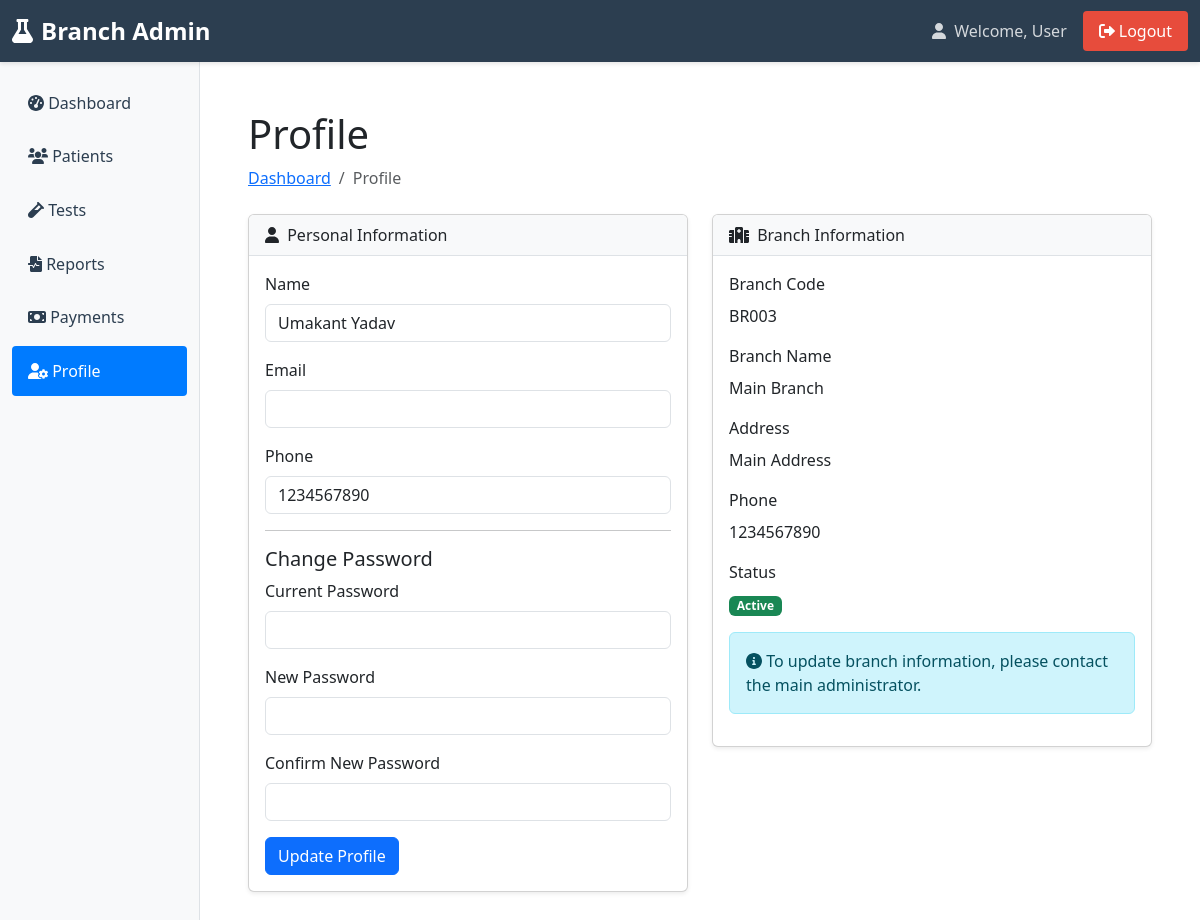
Page /branch-admin/profile.php (signed in) on the committed database.
### tables this page shows
CREATE TABLE `users` (
  `id` int(11) NOT NULL,
  `name` varchar(100) DEFAULT NULL,
  `username` varchar(50) DEFAULT NULL,
  `password` varchar(255) DEFAULT NULL,
  `phone` varchar(15) DEFAULT NULL,
  `email` varchar(100) DEFAULT NULL,
  `role` enum('admin','branch_admin','receptionist','technician') DEFAULT 'technician',
  `branch_id` int(11) DEFAULT NULL,
  `last_login` datetime DEFAULT NULL,
  `status` tinyint(4) DEFAULT 1,
  `created_at` timestamp NULL DEFAULT current_timestamp()
);

CREATE TABLE `branches` (
  `id` int(11) NOT NULL,
  `branch_code` varchar(20) DEFAULT NULL,
  `branch_name` varchar(100) DEFAULT NULL,
  `address` text DEFAULT NULL,
  `city` varchar(100) DEFAULT NULL,
  `state` varchar(100) DEFAULT NULL,
  `pincode` varchar(10) DEFAULT NULL,
  `phone` varchar(15) DEFAULT NULL,
  `email` varchar(100) DEFAULT NULL,
  `status` tinyint(4) DEFAULT 1,
  `created_at` timestamp NOT NULL DEFAULT current_timestamp()
);

### branch-admin/profile.php (the view, shortened to what this page needs)
<?php
require_once '../inc/db.php';
$branch_id = $_SESSION['branch_id'];
$admin_id = $_SESSION['user_id'];
$stmt = $conn->prepare("
    SELECT
        u.*,
        b.branch_code,
        b.branch_name,
        b.address,
        b.city,
        b.state,
        b.pincode,
        b.phone,
        b.email,
        b.status,
        b.created_at as branch_created_at
    FROM users u
    JOIN branches b ON u.branch_id = b.id
    WHERE u.id = ? AND u.branch_id = ? AND u.role = 'branch_admin'
");
$stmt->execute([$admin_id, $branch_id]);
$admin = $stmt->fetch(PDO::FETCH_ASSOC);
include '../inc/branch-header.php';
?>
<div class="container-fluid px-4">
    <h1 class="mt-4">Profile</h1>
    <ol class="breadcrumb mb-4">
        <li class="breadcrumb-item"><a href="dashboard.php">Dashboard</a></li>
        <li class="breadcrumb-item active">Profile</li>
    </ol>
    <div class="row">
        <div class="col-xl-6">
            <div class="card mb-4">
                <div class="card-header">
                    <i class="fas fa-user me-1"></i>
                    Personal Information
                </div>
                <div class="card-body">
                    <form method="POST" action="">
                        <div class="mb-3">
                            <label for="name" class="form-label">Name</label>
                            <input type="text" class="form-control" id="name" name="name"
                                   value="<?php echo htmlspecialchars($admin['name']); ?>" required>
                        </div>
                        <div class="mb-3">
                            <label for="email" class="form-label">Email</label>
                            <input type="email" class="form-control" id="email" name="email"
                                   value="<?php echo htmlspecialchars($admin['email']); ?>" required>
                        </div>
                        <div class="mb-3">
                            <label for="phone" class="form-label">Phone</label>
                            <input type="text" class="form-control" id="phone" name="phone"
                                   value="<?php echo htmlspecialchars($admin['phone']); ?>">
                        </div>
                        <hr>
                        <h5>Change Password</h5>
                        <div class="mb-3">
                            <label for="current_password" class="form-label">Current Password</label>
                            <input type="password" class="form-control" id="current_password" name="current_password">
                        </div>
                        <div class="mb-3">
                            <label for="new_password" class="form-label">New Password</label>
                            <input type="password" class="form-control" id="new_password" name="new_password">
                        </div>
                        <div class="mb-3">
                            <label for="confirm_password" class="form-label">Confirm New Password</label>
                            <input type="password" class="form-control" id="confirm_password" name="confirm_password">
                        </div>
                        <button type="submit" class="btn btn-primary">Update Profile</button>
                    </form>
                </div>
            </div>
        </div>
        <div class="col-xl-6">
            <div class="card mb-4">
                <div class="card-header">
                    <i class="fas fa-hospital me-1"></i>
                    Branch Information
                </div>
                <div class="card-body">
                    <div class="mb-3">
                        <label class="form-label">Branch Code</label>
                        <p class="form-control-static"><?php echo htmlspecialchars($admin['branch_code'] ?: 'Not Set'); ?></p>
                    </div>
                    <div class="mb-3">
                        <label class="form-label">Branch Name</label>
                        <p class="form-control-static"><?php echo htmlspecialchars($admin['branch_name']); ?></p>
                    </div>
                    <div class="mb-3">
                        <label class="form-label">Address</label>
                        <p class="form-control-static">
                            <?php echo htmlspecialchars($admin['address']); ?>
                        </p>
                    </div>
                    <div class="mb-3">
                        <label class="form-label">Phone</label>
                        <p class="form-control-static"><?php echo htmlspecialchars($admin['phone']); ?></p>
                    </div>
                    <div class="mb-3">
                        <label class="form-label">Status</label>
                        <p class="form-control-static">
                            <span class="badge bg-<?php echo $admin['status'] == 1 ? 'success' : 'danger'; ?>">
                                <?php echo $admin['status'] == 1 ? 'Active' : 'Inactive'; ?>
                            </span>
                        </p>
                    </div>
                    <div class="alert alert-info">
                        <i class="fas fa-info-circle"></i>
                        To update branch information, please contact the main administrator.
                    </div>
                </div>
            </div>
        </div>
    </div>
</div>
<?php include '../inc/footer.php'; ?>

### inc/branch-header.php (style rules this page uses)
.card { box-shadow: 0 0.125rem 0.25rem rgba(0,0,0,0.075); margin-bottom: 1.5rem; }
.card-header { background-color: #f8f9fa; border-bottom: 1px solid #dee2e6; }

### rows in the picture
users: name "Umakant Yadav", phone "1234567890", branch.branch_code "BR003", branch.branch_name "Main Branch", branch.address "Main Address", branch.phone "1234567890"

### other values in the picture
$_SESSION['user_name'] "User"
